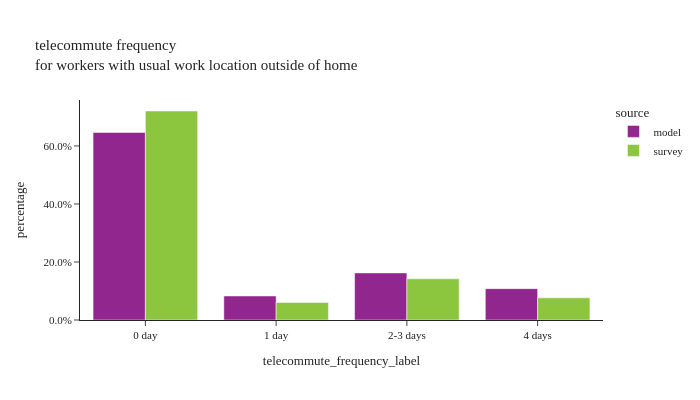

Write notebook code for a chart like this one.
### Code cell
util.plot_share_barchart(per_data, 'person_weight', 'telecommute_frequency_label', title="telecommute frequency<br>for workers with usual work location outside of home")

### Figure 1 — Plotly figure (JSON) as saved in the notebook; plotly's stock layout.template omitted (floating-point values rounded to 4 significant figures)
{"data": [{"alignmentgroup": "True", "customdata": [[1279000.0, 1279000.0], [163900.0, 163900.0], [321100.0, 321100.0], [213900.0, 213900.0]], "hovertemplate": "source=model<br>telecommute_frequency_label=%{x}<br>percentage=%{y}<br>weighted_sum=%{customdata[0]}<br>sample_size=%{customdata[1]}<extra></extra>", "legendgroup": "model", "marker": {"color": "#91268F", "pattern": {"shape": ""}}, "name": "model", "offsetgroup": "model", "orientation": "v", "showlegend": true, "textposition": "auto", "type": "bar", "x": ["0 day", "1 day", "2-3 days", "4 days"], "xaxis": "x", "y": [0.6467, 0.08284, 0.1623, 0.1081], "yaxis": "y"}, {"alignmentgroup": "True", "customdata": [[1398000.0, 1964.0], [117800.0, 220.0], [276100.0, 724.0], [148500.0, 512.0]], "hovertemplate": "source=survey<br>telecommute_frequency_label=%{x}<br>percentage=%{y}<br>weighted_sum=%{customdata[0]}<br>sample_size=%{customdata[1]}<extra></extra>", "legendgroup": "survey", "marker": {"color": "#8CC63E", "pattern": {"shape": ""}}, "name": "survey", "offsetgroup": "survey", "orientation": "v", "showlegend": true, "textposition": "auto", "type": "bar", "x": ["0 day", "1 day", "2-3 days", "4 days"], "xaxis": "x", "y": [0.7205, 0.0607, 0.1423, 0.07649], "yaxis": "y"}], "layout": {"barmode": "group", "height": 400, "legend": {"title": {"text": "source"}, "tracegroupgap": 0}, "title": {"text": "telecommute frequency<br>for workers with usual work location outside of home"}, "width": 700, "xaxis": {"anchor": "y", "domain": [0.0, 1.0], "title": {"text": "telecommute_frequency_label"}}, "yaxis": {"anchor": "x", "domain": [0.0, 1.0], "tickformat": ".1%", "title": {"text": "percentage"}}}}
